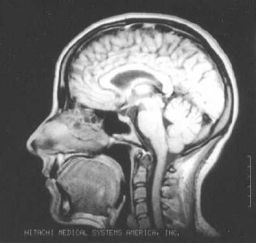
%> input picture Task1_Imaging/mri256.jpg, 256 x 243 px
$ octave kavouras3.m   (GNU Octave 9; MATLAB toolbox functions it lacks are replaced by stand-ins)
%> lines starting %> are read from the running program, lines starting %| are printed output that depends on the picture
### Task1_Imaging/loadImage.m
function [im1]=loadImage(imName)
%> called with imName = 'mri256.jpg'
if(imName(end-1:end) == 'cm')
    im = dicomread(imName);
else
    im = imread(imName);
%> im is the input picture: size 243x256x3 uint8; min 40, max 255, mean 115.8
end
if (size(im,3)>1)
    im1=rgb2gray(im);
else
    im1=im;
end

### Task1_Imaging/APLH_APEIKONISH.m
function [im2]=APLH_APEIKONISH(im1,image_depth,tones)
%> called with image_depth = 256, tones = 256
N=size(im1,1);
%> N = 243
M=size(im1,2);
%> M = 256
im2=zeros(N,M);%ORISMOS NEOY PINAKA POY 8A APO8HKEY8EI  TO APOTELESMA
for i=1:N
    for j=1:M
        v=im1(i,j);
        t=((tones-1)/(image_depth-0) ) * (v-0);
        im2(i,j)=round(t);
    end;
end;

### Task1/BELTISTH_APEIKONISH.m
function [im3]=BELTISTH_APEIKONISH(im2,tones)
%> called with tones = 256
N=size(im2,1);M=size(im2,2);

im2=double(im2);

Vmax=max(im2(:));
%> Vmax = 255
Vmin=min(im2(:));
%> Vmin = 40

im3=zeros(N,M);

for i=1:N
    for j=1:M
        v=im2(i,j);
        t=((tones-1)/(Vmax-Vmin)*(v-Vmin));
        im3(i,j)=t;
    end
end
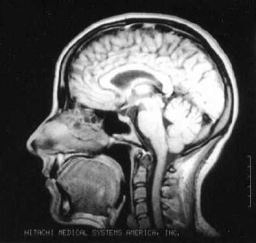
%> im3: size 243x256 double; min 0, max 255, mean 89.9; drawn with min black and max white

### Task1_Imaging/kavouras3.m
% function []=ImProLab1_BELTISTH_APEIKONISH_graphics()
clc;close all;

 imageFile='mri256.jpg';
im1=loadImage(imageFile);
im1=double(im1);
image_depth=256;tones=256;

 %1.APLH GRAMIKH APEIKONISH
[im2]=APLH_APEIKONISH(im1,image_depth,tones);
figure(1);subplot(2,1,1);imshow(im2,[]);
title('APLH GRAMMIKH APEIKONISH');
 %2.BELTISTH APEIKONISH

tones=256;
[im3]=BELTISTH_APEIKONISH(im1,tones);
subplot(2,1,2);imshow(im3,[min(im1(:)) max(im1(:))]);
%> after `imshow(im3,[min(im1(:)) max(im1(:))])`:
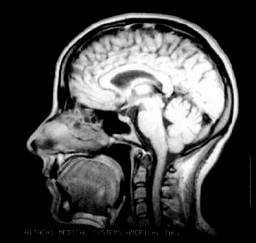
%> displayed picture: size 243x256, on the screen's scale of 0 to 255; min 0, max 255, mean 71.1
title('BELTISTH APEIKONISH');

% [43 lines of commented-out code are left out]
